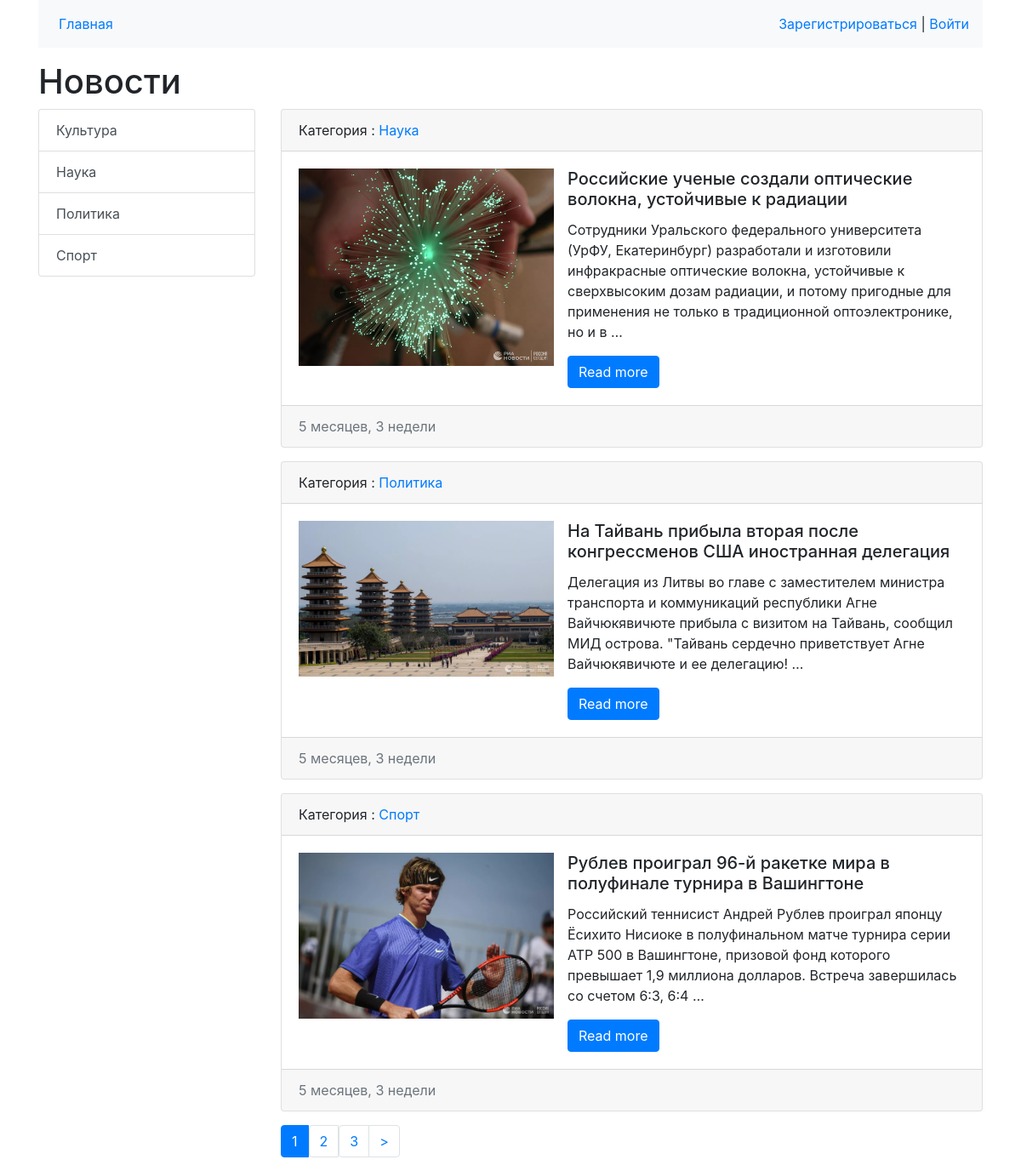
The page / on the database its author committed.
### blog/models.py (models this page shows, shortened)
class Category(models.Model):
    title = models.CharField(max_length=150, db_index=True, verbose_name='Наименование категории')
    def __str__(self):
        return self.title
    def get_absolute_url(self):
        return reverse('category', kwargs={'category_id': self.pk})
    class Meta:
        verbose_name = 'Категория'
        verbose_name_plural = 'Категории'
        ordering = ['title']

class News(models.Model):
    title = models.CharField(max_length=150, verbose_name='Заголовок')
    content = models.TextField(blank=True, verbose_name='Контент')
    created_at = models.DateTimeField(auto_now_add=True, verbose_name='Создано')
    updated_at = models.DateTimeField(auto_now_add=True, verbose_name='Обновлено')
    photo = models.ImageField(upload_to='photos/%Y/%m/%d/', blank=True, verbose_name='Фото')
    is_published = models.BooleanField(default=True, verbose_name='Опубликовано')
    category = models.ForeignKey('Category', on_delete=models.PROTECT, null=True, verbose_name='Категория')
    def get_absolute_url(self):
        return reverse('view_news', kwargs={'pk': self.pk})
    class Meta:
        verbose_name = 'Новость'
        verbose_name_plural = 'Новости'
        ordering = ['-created_at', 'title']

### blog/views.py (the view)
# urls.py: path('', HomeNews.as_view(), name='home'),
class HomeNews(ListView):
    model = News
    template_name = 'blog/home_news_list.html'
    context_object_name = 'news'
    paginate_by = 3
    def get_context_data(self, *, object_list=None, **kwargs):
        context = super().get_context_data(**kwargs)
        context['title'] = 'Главная страница'
        return context
    def get_queryset(self):
        return News.objects.filter(is_published=True).select_related('category')

### blog/templatetags/news_tags.py (called while the page is built)
@register.simple_tag(name='get_list_categories')
def get_categories():
    return Category.objects.all()

@register.inclusion_tag('blog/list_categories.html')
def show_categories():
    categories = Category.objects.all()
    return {'categories': categories}

### blog/templates/blog/home_news_list.html
{% extends 'base.html'%}
{% block sidebar %}
{% include 'inc/_sidebar.html' %}
{% endblock %}
{% block content %}
{% for item in news %}
<div class="card mb-3">
    <div class="card-header">
        Категория : <a href="{{ item.category.get_absolute_url }}">{{ item.category }}</a>
    </div>
    <div class="card-body">
        <div class="media">
           {% if item.photo %}
            <img src="{{item.photo.url}}" alt="" width="300" class="mr-3">
            {% else %}
            <img src="https://cdnn21.img.ria.ru/images/07e5/02/04/1595995998_0:0:2944:2048_1440x900_80_0_1_90e672c2303db43807e65f37b02239d5.jpg.webp?source-sid=ap_photo"
                 alt="" width="300" class="mr-3">
            {% endif %}
            <div class="media-body float">
                <h5 class="card-title">{{ item.title }}</h5>
                <p class="card-text">{{ item.content|truncatewords:30}}</p>
                <a href="{{ item.get_absolute_url }}" class="btn btn-primary">Read more</a>
            </div>
        </div>
    </div>
    <div class="card-footer text-muted">{{ item.created_at|timesince}}</div>
</div>
{% endfor %}
{% endblock %}

### templates/base.html (shortened to what this page needs)
<!doctype html>
{% load static %}
<html lang="en">
<head>
    <link rel="stylesheet" href="{% static 'css/bootstrap.min.css' %}">
</head>
<body>
{% include 'inc/_nav.html' %}
<div class="container mt-3">
    <h1>Новости</h1>
    <div class="row">
        <div class="col-md-3">
            {% block sidebar %} SIDEBAR {% endblock %}
        </div>
        <div class="col-md-9">
            {% block content %} CONTENT {% endblock %}
            {% if page_obj.has_other_pages %}
            <nav aria-label="Page navigation example">
                <ul class="pagination">
                {% for p in page_obj.paginator.page_range %}
                {% if page_obj.number == p %}
                    <li class="page-item active" aria-current="page">
                        <a class="page-link" href="?page={{p}}">{{p}}</a></li>
                    {% elif p > page_obj.number|add:-3 and p < page_obj.number|add:3 %}
                    <ul class="pagination">
                        <li class="page-item">
                            <a class="page-link" href="?page={{p}}">{{p}}</a></li>
                    {% endif %}
                {% endfor %}
                {% if page_obj.has_next %}
                    <li class="page-item">
                        <a class="page-link" href="?page={{page_obj.next_page_number}}">></a></li>
                    {% endif %}
                        </ul>
                    </ul>
            </nav>
            {% endif %}
        </div>
        </div>
    </div>
</body>
</html>

### templates/inc/_nav.html (shortened to what this page needs)
<div class="container">
    <nav class="navbar navbar-expand-lg bg-light">
    <div class="collapse navbar-collapse" id="navbarSupportedContent">
      <ul class="navbar-nav me-auto mb-2 mb-lg-0">
        <li class="nav-item"><a class="nav-link active" aria-current="page" href="{% url 'home' %}">Главная</a></li>
      </ul>
    </div>
        <span class="navbar-text">
            {% if request.user.is_authenticated %}
            Добро пожаловать {{ user.username }} | <a href="{% url 'logout' %}">Выйти </a>|
            <a href="{% url 'contact' %}">Обратная связь</a>
            {% else %}
            <a href="{% url 'register' %}">Зарегистрироваться</a> | <a href="{% url 'login' %}">Войти</a>
            {% endif %}
    </span>
</nav>
</div>

### templates/inc/_sidebar.html
{% load news_tags %}
<div class="list-group">
    {% get_list_categories as categories%}
    {% for item in categories %}
    <a href="{{ item.get_absolute_url }}" class="list-group-item list-group-item-action" aria-current="true">
        {{item.title}}</a>
    {% endfor %}
</div>
<br>

### blog/templates/blog/list_categories.html (shortened to what this page needs)
{% load news_tags %}

### rows shown on the page
Category: title "Культура"
Category: title "Наука"
Category: title "Политика"
Category: title "Спорт"
News: category "Наука", photo (picture), title "Российские ученые создали оптические волокна, устойчивые к радиации", content "Сотрудники Уральского федерального университета (УрФУ, Екатеринбург) разработали и изготовили инфракрасные оптические волокна, устойчивые к сверхвысоким дозам радиации, и потому пригодные для применения не только в традиционной оптоэлектронике, но и в …", created_at "5 месяцев, 3 недели"
News: category "Политика", photo (picture), title "На Тайвань прибыла вторая после конгрессменов США иностранная делегация", content "Делегация из Литвы во главе с заместителем министра транспорта и коммуникаций республики Агне Вайчюкявичюте прибыла с визитом на Тайвань, сообщил МИД острова. \"Тайвань сердечно приветствует Агне Вайчюкявичюте и ее делегацию! …", created_at "5 месяцев, 3 недели"
News: category "Спорт", photo (picture), title "Рублев проиграл 96-й ракетке мира в полуфинале турнира в Вашингтоне", content "Российский теннисист Андрей Рублев проиграл японцу Ёсихито Нисиоке в полуфинальном матче турнира серии АТР 500 в Вашингтоне, призовой фонд которого превышает 1,9 миллиона долларов. Встреча завершилась со счетом 6:3, 6:4 …", created_at "5 месяцев, 3 недели"

### other values the page prints
{{ p }} "1"
{{ p }} "2" "3"
